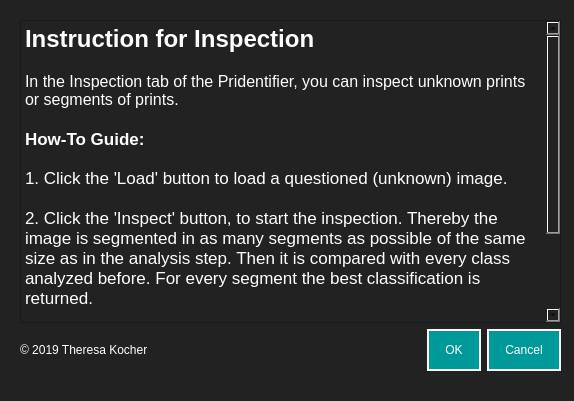
<?xml version="1.0" encoding="UTF-8"?>
<ui version="4.0">
 <class>Dialog</class>
 <widget class="QDialog" name="Dialog">
  <property name="geometry">
   <rect>
    <x>0</x>
    <y>0</y>
    <width>574</width>
    <height>401</height>
   </rect>
  </property>
  <property name="windowTitle">
   <string>Dialog</string>
  </property>
  <property name="styleSheet">
   <string notr="true">background-color: #222222;
</string>
  </property>
  <widget class="QWidget" name="verticalLayoutWidget">
   <property name="geometry">
    <rect>
     <x>20</x>
     <y>20</y>
     <width>541</width>
     <height>351</height>
    </rect>
   </property>
   <layout class="QVBoxLayout" name="verticalLayout">
    <item>
     <layout class="QHBoxLayout" name="horizontalLayout">
      <item>
       <layout class="QHBoxLayout" name="horizontalLayout_2"/>
      </item>
     </layout>
    </item>
    <item>
     <layout class="QHBoxLayout" name="horizontalLayout_4">
      <item>
       <widget class="QTextBrowser" name="textBrowser">
        <property name="styleSheet">
         <string notr="true">color: #fff;
font: 12pt &quot;Helvetica&quot;;
</string>
        </property>
        <property name="html">
         <string>&lt;!DOCTYPE HTML PUBLIC &quot;-//W3C//DTD HTML 4.0//EN&quot; &quot;http://www.w3.org/TR/REC-html40/strict.dtd&quot;&gt;
&lt;html&gt;&lt;head&gt;&lt;meta name=&quot;qrichtext&quot; content=&quot;1&quot; /&gt;&lt;style type=&quot;text/css&quot;&gt;
p, li { white-space: pre-wrap; }
&lt;/style&gt;&lt;/head&gt;&lt;body style=&quot; font-family:'Helvetica'; font-size:12pt; font-weight:400; font-style:normal;&quot;&gt;
&lt;p style=&quot; margin-top:0px; margin-bottom:0px; margin-left:0px; margin-right:0px; -qt-block-indent:0; text-indent:0px;&quot;&gt;&lt;span style=&quot; font-size:18pt; font-weight:600;&quot;&gt;Instruction for Inspection&lt;/span&gt;&lt;/p&gt;
&lt;p style=&quot;-qt-paragraph-type:empty; margin-top:0px; margin-bottom:0px; margin-left:0px; margin-right:0px; -qt-block-indent:0; text-indent:0px;&quot;&gt;&lt;br /&gt;&lt;/p&gt;
&lt;p style=&quot; margin-top:0px; margin-bottom:0px; margin-left:0px; margin-right:0px; -qt-block-indent:0; text-indent:0px;&quot;&gt;In the Inspection tab of the Pridentifier, you can inspect unknown prints or segments of prints.&lt;/p&gt;
&lt;p style=&quot;-qt-paragraph-type:empty; margin-top:0px; margin-bottom:0px; margin-left:0px; margin-right:0px; -qt-block-indent:0; text-indent:0px; font-family:'.SF NS Text'; font-size:13pt; font-weight:600;&quot;&gt;&lt;br /&gt;&lt;/p&gt;
&lt;p style=&quot; margin-top:0px; margin-bottom:0px; margin-left:0px; margin-right:0px; -qt-block-indent:0; text-indent:0px;&quot;&gt;&lt;span style=&quot; font-family:'.SF NS Text'; font-size:13pt; font-weight:600;&quot;&gt;How-To Guide:&lt;/span&gt;&lt;/p&gt;
&lt;p style=&quot;-qt-paragraph-type:empty; margin-top:0px; margin-bottom:0px; margin-left:0px; margin-right:0px; -qt-block-indent:0; text-indent:0px;&quot;&gt;&lt;br /&gt;&lt;/p&gt;
&lt;p style=&quot; margin-top:0px; margin-bottom:0px; margin-left:0px; margin-right:0px; -qt-block-indent:0; text-indent:0px;&quot;&gt;&lt;span style=&quot; font-family:'.SF NS Text'; font-size:13pt;&quot;&gt;1. Click the 'Load' button to load a questioned (unknown) image.&lt;/span&gt;&lt;/p&gt;
&lt;p style=&quot;-qt-paragraph-type:empty; margin-top:0px; margin-bottom:0px; margin-left:0px; margin-right:0px; -qt-block-indent:0; text-indent:0px; font-family:'.SF NS Text'; font-size:13pt;&quot;&gt;&lt;br /&gt;&lt;/p&gt;
&lt;p style=&quot; margin-top:0px; margin-bottom:0px; margin-left:0px; margin-right:0px; -qt-block-indent:0; text-indent:0px;&quot;&gt;&lt;span style=&quot; font-family:'.SF NS Text'; font-size:13pt;&quot;&gt;2. Click the 'Inspect' button, to start the inspection. Thereby the image is segmented in as many segments as possible of the same size as in the analysis step. Then it is compared with every class analyzed before. For every segment the best classification is returned.&lt;/span&gt;&lt;/p&gt;
&lt;p style=&quot;-qt-paragraph-type:empty; margin-top:0px; margin-bottom:0px; margin-left:0px; margin-right:0px; -qt-block-indent:0; text-indent:0px; font-family:'.SF NS Text'; font-size:13pt;&quot;&gt;&lt;br /&gt;&lt;/p&gt;
&lt;p style=&quot; margin-top:0px; margin-bottom:0px; margin-left:0px; margin-right:0px; -qt-block-indent:0; text-indent:0px;&quot;&gt;&lt;span style=&quot; font-family:'.SF NS Text'; font-size:13pt;&quot;&gt;3. As result, you can see the amount of segments that were classified as class XYZ in the table. Additionally, the computed percentage is given.&lt;/span&gt;&lt;/p&gt;
&lt;p style=&quot;-qt-paragraph-type:empty; margin-top:0px; margin-bottom:0px; margin-left:0px; margin-right:0px; -qt-block-indent:0; text-indent:0px; font-family:'.SF NS Text'; font-size:13pt;&quot;&gt;&lt;br /&gt;&lt;/p&gt;
&lt;p style=&quot;-qt-paragraph-type:empty; margin-top:0px; margin-bottom:0px; margin-left:0px; margin-right:0px; -qt-block-indent:0; text-indent:0px; font-family:'.SF NS Text'; font-size:13pt;&quot;&gt;&lt;br /&gt;&lt;/p&gt;&lt;/body&gt;&lt;/html&gt;</string>
        </property>
       </widget>
      </item>
     </layout>
    </item>
    <item>
     <layout class="QHBoxLayout" name="horizontalLayout_3">
      <item>
       <widget class="QLabel" name="label">
        <property name="styleSheet">
         <string notr="true">color: #fff;
font: 12pt &quot;Helvetica&quot;;
</string>
        </property>
        <property name="text">
         <string>© 2019 Theresa Kocher</string>
        </property>
       </widget>
      </item>
      <item>
       <widget class="QDialogButtonBox" name="buttonBox">
        <property name="styleSheet">
         <string notr="true">QPushButton {
background-color: #009999;
padding: 12px 16px;
border: 2px solid #fff;
color: #fff;
font: Helvetica;
}
QPushButton:hover {
	background-color: #75bdc3;
}</string>
        </property>
        <property name="orientation">
         <enum>Qt::Horizontal</enum>
        </property>
        <property name="standardButtons">
         <set>QDialogButtonBox::Cancel|QDialogButtonBox::Ok</set>
        </property>
       </widget>
      </item>
     </layout>
    </item>
   </layout>
  </widget>
 </widget>
 <resources/>
 <connections>
  <connection>
   <sender>buttonBox</sender>
   <signal>rejected()</signal>
   <receiver>Dialog</receiver>
   <slot>reject()</slot>
   <hints>
    <hint type="sourcelabel">
     <x>330</x>
     <y>337</y>
    </hint>
    <hint type="destinationlabel">
     <x>275</x>
     <y>378</y>
    </hint>
   </hints>
  </connection>
  <connection>
   <sender>buttonBox</sender>
   <signal>accepted()</signal>
   <receiver>Dialog</receiver>
   <slot>reject()</slot>
   <hints>
    <hint type="sourcelabel">
     <x>452</x>
     <y>346</y>
    </hint>
    <hint type="destinationlabel">
     <x>417</x>
     <y>379</y>
    </hint>
   </hints>
  </connection>
 </connections>
</ui>
